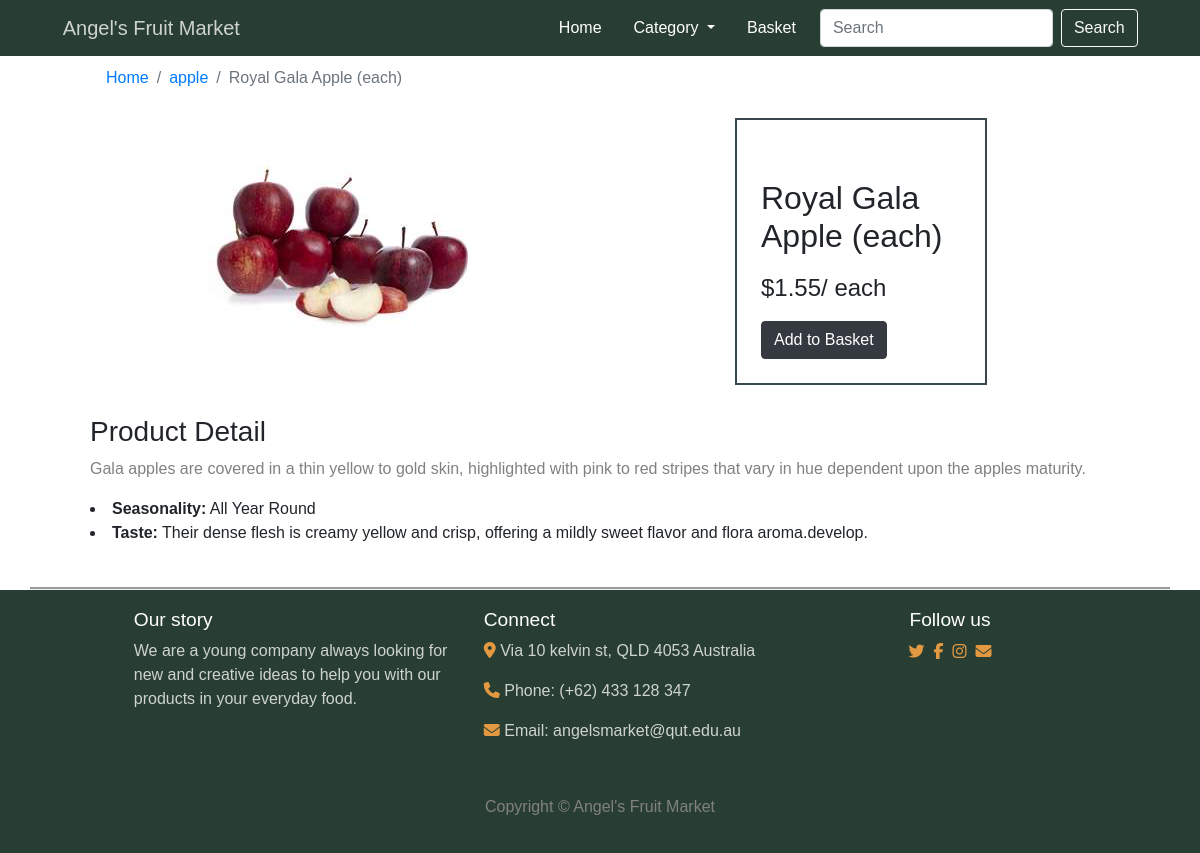
Screenshot of /fruits/3/ with the database file from the repository.
### models.py (models this page shows, shortened)
class Fruit(db.Model):
    __tablename__ = "fruits"
    id = db.Column(db.Integer, primary_key=True)
    category_id = db.Column(db.Integer, db.ForeignKey('categories.id'))
    name = db.Column(db.String(64), unique=True, nullable=False)
    price= db.Column(db.Float, nullable=False)
    description = db.Column(db.String(500), nullable=False)
    image = db.Column(db.String(60), nullable=False)
    seasonality = db.Column(db.String(60), nullable=False)
    taste = db.Column(db.String(500), nullable=False)
    made_from = db.Column(db.String(60), default='grown-in-au-logo.svg')

class Category(db.Model):
    __tablename__ = 'categories'
    id = db.Column(db.Integer, primary_key=True)
    name = db.Column(db.String(64), unique=True, nullable=False)
    description = db.Column(db.String(500), nullable=False)
    fruits = db.relationship('Fruit', backref='Category',
                             cascade="all, delete-orphan")

### views.py (the view)
@bp.route('/fruits/<int:fruitid>/')
def fruitDetail(fruitid):
    fruits = Fruit.query.filter(Fruit.id == fruitid)
    return render_template('fruit.html', fruits=fruits)

### templates/fruit.html (shortened to what this page needs)
{% extends 'base.html'%}
{% block main %}
{% for fruit in fruits%}
<section id="envy-apple">
        <div class="container" style="border-bottom: groove;">
            <nav aria-label="breadcrumb">
                <ol class="breadcrumb ">
                  <li class="breadcrumb-item"><a href="{{ url_for('main.index')}}">Home</a></li>
                  <li class="breadcrumb-item"><a href="{{ url_for('main.index',_anchor=''+fruit.Category.name)}}">{{fruit.Category.name}}</a></li>
                  <li class="breadcrumb-item active" aria-current="page">{{fruit.name}}</li>
                </ol>
              </nav>
            <div class="row">
                <div class=" col-md-6 col-sm-12 ">
                    <img src="{{url_for('static', filename='images/'+fruit.image)}}" alt="envy apple " class="jutify-content-center img-fluid">
                </div>
                <div class="col-md-6 col-sm-12">
                    <div class="envy-apple-card" style="height: auto;">
                        <h2 style="padding-top: 35px;">{{fruit.name}}</h2>
                        <h4>{{ "$%.2f"|format(fruit.price) }}/ each</h4>
                        <form action="{{ url_for('main.order') }}">
                            <input class="btn btn-dark" type="submit" value="Add to Basket">
                        </form>
                    </div>
                </div>
            </div>
            <div class="description text-left">
                <h3>Product Detail</h3>
                <p>{{fruit.description}}</p>
                <li><strong>Seasonality:</strong> {{fruit.seasonality}}</li>
                <li><strong>Taste:</strong> {{fruit.taste}}</li>
            </div>
        </div>
  </section>
{% endfor %}
{% endblock %}

### static/styles.css (style rules this page uses)
body { background-color: #fbf9f1; font-family: 'Noto Sans JP', sans-serif; text-align: center; }
p { color: #818181; }
.container-fluid, .container { padding: 1.5% 5%; }
.breadcrumb { background-color:white ; }
.envy-apple-card { padding: 24px; border: 2px solid #3a474e; text-align: left; width: 252px; margin-left: 120px; margin-right:120px; }
.envy-apple-card h2, .envy-apple-card h4 { padding-bottom: 10px; }
.description { padding-top:3%; }

### templates/fruit.html (style rules this page uses)
section { background-color: white; }

### rows the page displays
Fruit: Category.name "apple", name "Royal Gala Apple (each)", image (picture), price "$1.55", description "Gala apples are covered in a thin yellow to gold skin, highlighted with pink to red stripes that vary in hue dependent upon the apples maturity.", seasonality "All Year Round", taste "Their dense flesh is creamy yellow and crisp, offering a mildly sweet flavor and flora aroma.develop."
